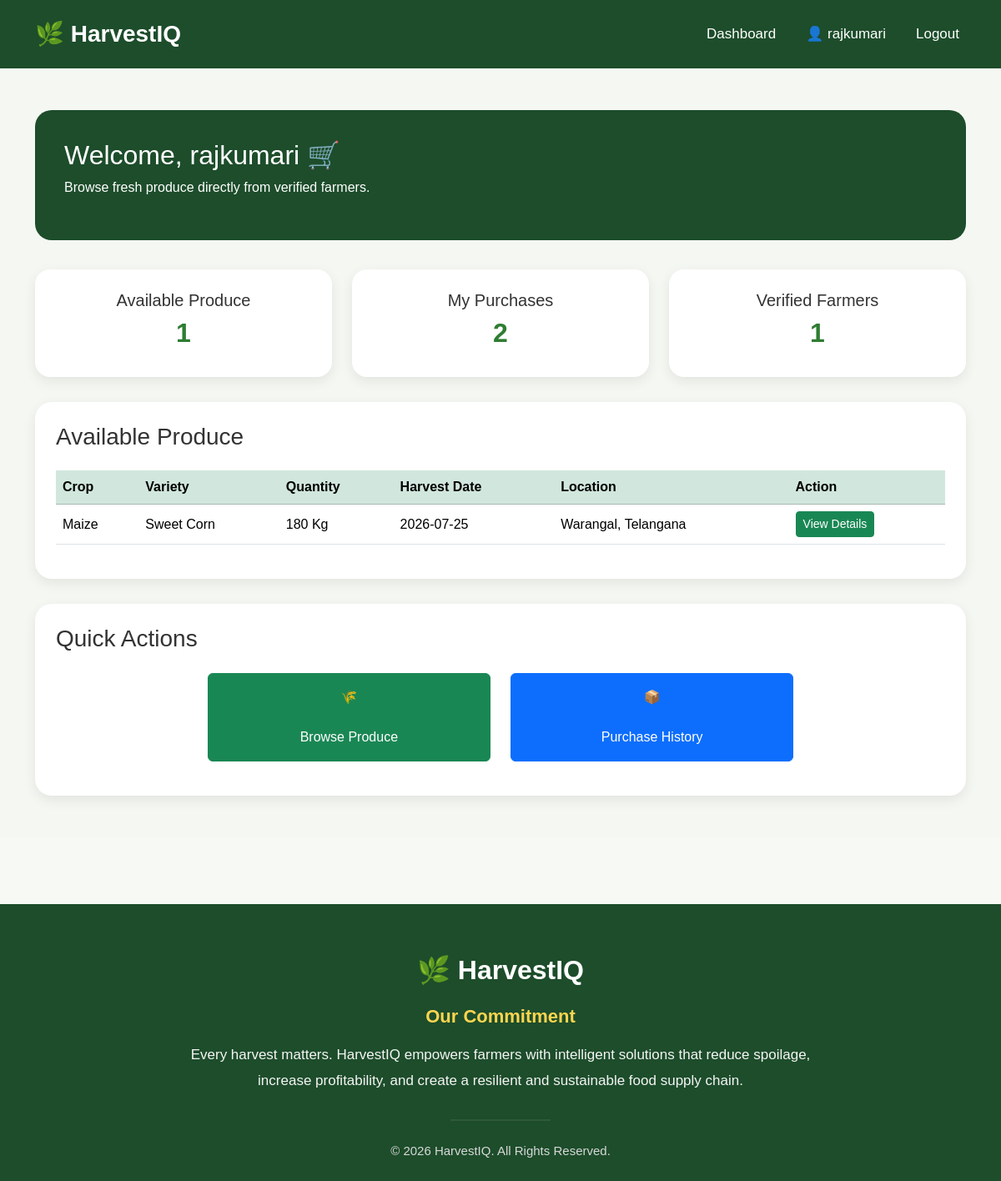
The app's page /buyer_dashboard (signed in), older data.
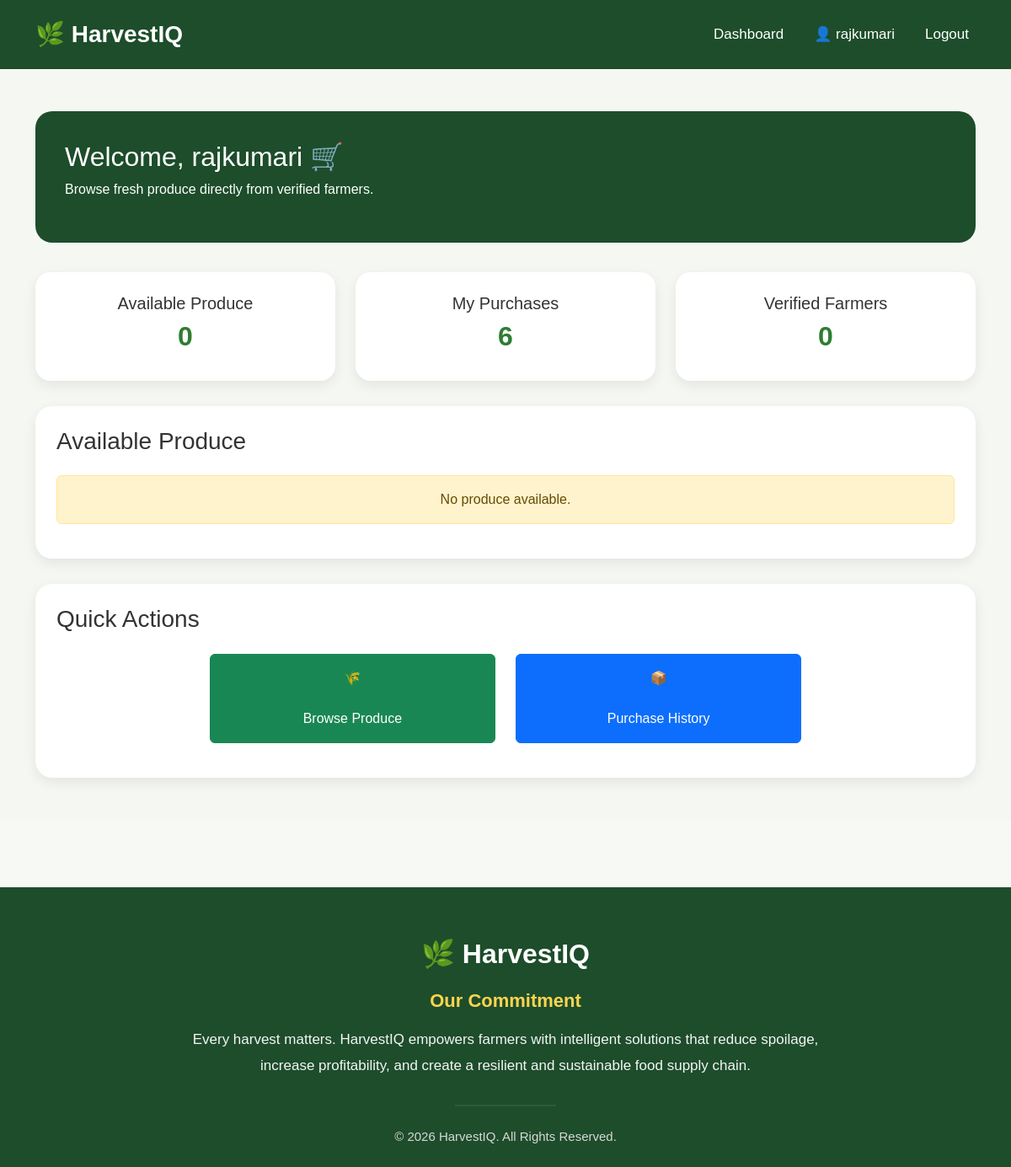
The same page, newer data.
### app.py (models this page shows)
class ProduceBatch(db.Model):
    __tablename__ = "produce_batches"
    id = db.Column(db.Integer, primary_key=True)
    farmer_id = db.Column(
        db.Integer,
        db.ForeignKey("farmers.id"),
        nullable=False
    )
    crop_name = db.Column(db.String(50))
    variety = db.Column(db.String(50))
    quantity = db.Column(db.Integer)
    unit = db.Column(db.String(20))
    harvest_date = db.Column(db.Date)
    farm_location = db.Column(db.String(200))
    status = db.Column(
        db.String(30),
        default="Registered"
    )
    farmer = db.relationship(
        "Farmer",
        back_populates="produce_batches"
    )
    quality = db.relationship(
        "QualityInspection",
        back_populates="batch",
        uselist=False,
        lazy=True
    )
    shelf_life = db.relationship(
        "ShelfLifePrediction",
        back_populates="batch",
        uselist=False,
        lazy=True
    )
    storage = db.relationship(
        "StorageRecord",
        back_populates="batch",
        lazy=True
    )
    deliveries = db.relationship(
        "Delivery",
        back_populates="batch",
        lazy=True
    )
    recommendation = db.relationship(
        "Recommendation",
        back_populates="batch",
        uselist=False,
        lazy=True
    )
    sale = db.relationship(
        "Sale",
        back_populates="batch",
        uselist=False,
        lazy=True
    )

### app.py (the view)
@app.route("/buyer_dashboard")
def buyer_dashboard():
    if "user_id" not in session:
        flash("Please login first.", "warning")
        return redirect(url_for("login"))
    buyer = Buyer.query.filter_by(
        user_id=session["user_id"]
    ).first_or_404()
    available_batches = ProduceBatch.query.filter(
        ProduceBatch.status != "Sold"
    ).all()
    total_available = len(available_batches)
    return render_template(
        "buyer_dashboard.html",
        buyer=buyer,
        total_available=total_available,
        available_batches=available_batches[:5]
    )

### templates/buyer_dashboard.html (shortened to what this page needs)
{% extends "base.html" %}
{% block content %}
<div class="dashboard">
    <div class="container">
        <div class="welcome-card">
            <h2>
                Welcome,
                {{ buyer.user.full_name }}
                🛒
            </h2>
            <p>
                Browse fresh produce directly from verified farmers.
            </p>
        </div>
        <div class="row">
            <div class="col-md-4">
                <div class="stat-card">
                    <h5>
                        Available Produce
                    </h5>
                    <h2>
                        {{ total_available }}
                    </h2>
                </div>
            </div>
            <div class="col-md-4">
                <div class="stat-card">
                    <h5>
                        My Purchases
                    </h5>
                    <h2>
                        {{ buyer.purchases|length }}
                    </h2>
                </div>
            </div>
            <div class="col-md-4">
                <div class="stat-card">
                    <h5>
                        Verified Farmers
                    </h5>
                    <h2>
                        {{ available_batches|length }}
                    </h2>
                </div>
            </div>
        </div>
        <div class="section-box">
            <h3 class="mb-4">Available Produce</h3>
            {% if available_batches %}
            <table class="table table-hover align-middle">
                <thead class="table-success">
                    <tr>
                        <th>Crop</th>
                        <th>Variety</th>
                        <th>Quantity</th>
                        <th>Harvest Date</th>
                        <th>Location</th>
                        <th>Action</th>
                    </tr>
                </thead>
                <tbody>
                    {% for batch in available_batches %}
                    <tr>
                        <td>{{ batch.crop_name }}</td>
                        <td>{{ batch.variety }}</td>
                        <td>{{ batch.quantity }} {{ batch.unit }}</td>
                        <td>{{ batch.harvest_date }}</td>
                        <td>{{ batch.farm_location }}</td>
                        <td>
                            <a href="{{ url_for('view_produce', batch_id=batch.id) }}" class="btn btn-success btn-sm">
                                View Details
                            </a>
                        </td>
                    </tr>
                    {% endfor %}
                </tbody>
            </table>
            {% else %}
            <div class="alert alert-warning text-center">
                No produce available.
            </div>
            {% endif %}
        </div>
        <div class="section-box">
            <h3 class="mb-4">Quick Actions</h3>
            <div class="row justify-content-center text-center">
                <div class="col-md-4 mb-3">
                    <a href="{{ url_for('available_produce') }}" class="btn btn-success w-100 py-3">
                        🌾<br><br>
                        Browse Produce
                    </a>
                </div>
                <div class="col-md-4 mb-3">
                    <a href="{{ url_for('purchase_history') }}" class="btn btn-primary w-100 py-3">
                        📦<br><br>
                        Purchase History
                    </a>
                </div>
            </div>
        </div>
    </div>
</div>
{% endblock %}

Row changes from the older to the newer data that the page shows:
no longer on this page (row edited): ProduceBatch: crop_name "Maize", variety "Sweet Corn", quantity "180", unit "Kg", harvest_date "2026-07-25", farm_location "Warangal, Telangana"
Text that changed along with them:
{{ total_available }}: "1" → "0"
{{ buyer.purchases|length }}: "2" → "6"
{{ available_batches|length }}: "1" → "0"
text no longer shown: "Crop Variety Quantity Harvest Date Location Action"
text now shown: "No produce available."
